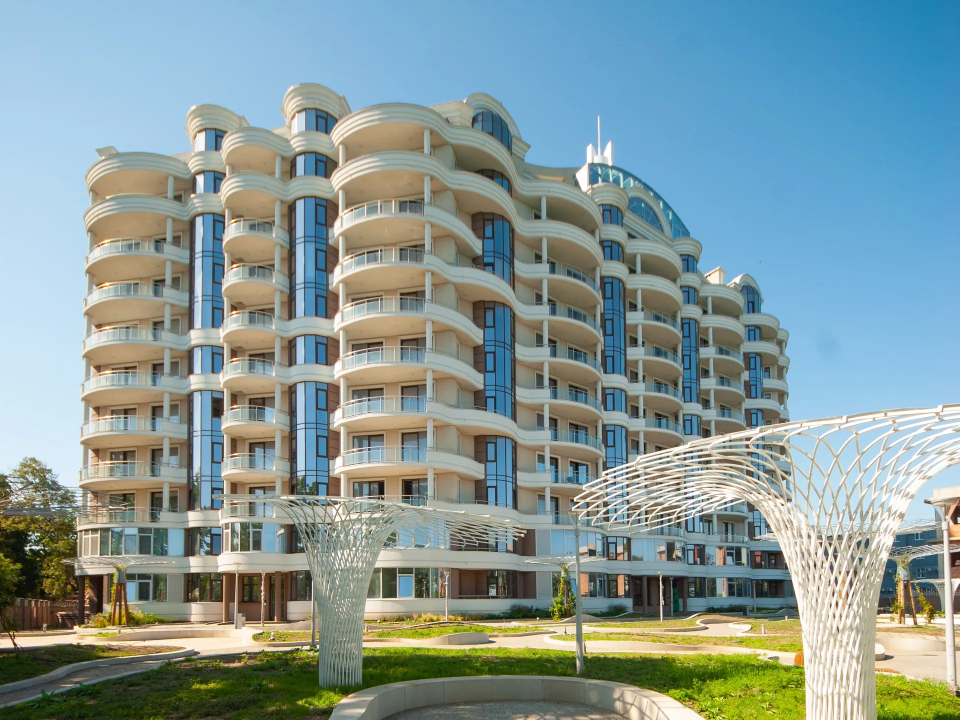
#> input picture assets/img/fb29/aerial-1920.webp, 1920 x 1440 px, given in place of dbdfe3_c2c983369a8b44199434b38269e9b3de~mv2.jpg, which was not available (shown at 1/2 size)
$ python build_wix_assets.py ../assets/img/fb29
#> lines starting #> are read from the running program, lines starting #| are printed output that depends on the picture
#!/usr/bin/env python3
"""Готує зображення з двох Wix-лендингів замовника для сторінок ФБ29 і ФБ29Б.

Джерела (медіа завантажено з static.wixstatic.com у /tmp/zars-wix/media):
  https://marketing89613.wixsite.com/website-1       — ФБ29Б
  https://marketing89613.wixsite.com/penthouse_fb29  — ФБ29, пентхаус

Результат: assets/wix/<проєкт>/<ім'я>-<ширина>.webp + assets/wix/manifest.json
(ширини, пропорція, походження). Плани квартир — одна-дві ширини, без втрат якості.

  python3 tools/build_wix_assets.py [теку_з_медіа]
"""
import json, os, sys
from PIL import Image, ImageOps

Image.MAX_IMAGE_PIXELS = None
SRC = sys.argv[1] if len(sys.argv) > 1 else '/tmp/zars-wix/media'
ROOT = os.path.dirname(os.path.dirname(os.path.abspath(__file__)))
OUT = os.path.join(ROOT, 'assets', 'wix')

W1 = 'https://marketing89613.wixsite.com/website-1'
W2 = 'https://marketing89613.wixsite.com/penthouse_fb29'

PHOTOS = [
    # (проєкт, ім'я, wix id, лендинг)
    ('fb29b', 'view-sea',   'dbdfe3_c2c983369a8b44199434b38269e9b3de~mv2.jpg', W1),
    ('fb29b', 'tower',      'dbdfe3_4b7bbdca5b6f46c992f8e2b80126a295~mv2.jpg', W1),
    ('fb29b', 'terrace',    'dbdfe3_7366f0a6b858407ca04ec92e998235ee~mv2.jpg', W1),
    ('fb29b', 'yard',       'dbdfe3_0043c44898dc420ca4c34f2f63160a5b~mv2.jpg', W1),
    ('fb29b', 'parking',    '3cf61b_e55a583ab11146cfb10d1d3426146018~mv2.webp', W1),
    ('fb29b', 'lane',       'dbdfe3_005a9e3e2617447e8d708b804aaf0e72~mv2.jpg', W1),
    ('fb29b', 'courtyard',  'dbdfe3_1621d088f70e4f7f9c08ceac08ebafae~mv2.jpg', W1),
    ('fb29b', 'tower-park', 'dbdfe3_b506650edd774ebd95877c94c136e620~mv2.jpg', W1),
    ('fb29b', 'street',     'dbdfe3_ba1fe23a35ab49849c9fb1f880609e26~mv2.jpg', W1),
    ('fb29b', 'build-1',    'dbdfe3_ebba2d0b6d6b4694aeab0a2b91ef277f~mv2.jpg', W1),
    ('fb29b', 'build-2',    'dbdfe3_7de4fd6b24de455cb9e893b2bc3fd96f~mv2.jpg', W1),
    ('fb29b', 'build-3',    'dbdfe3_5d914b9fe10342e39d985212d8f75162~mv2.jpg', W1),
    ('fb29b', 'build-4',    'dbdfe3_3bf2dc763e1b460db6af9d029610d9c7~mv2.jpg', W1),
    ('zars',  'office',     '3cf61b_3994e954fde641a1a93a00950acaa72e~mv2.webp', W1),
    ('fb29',  'path',       '18e4f2_8414f8147ba645d99e746ee2ab047820~mv2.jpg', W2),
    ('fb29',  'rise',       '18e4f2_dab4fef0baeb44959536bdf073843676~mv2.jpg', W2),
    ('fb29',  'tower-green','18e4f2_dfa483581da340949a65426f2b54e6d0~mv2.jpg', W2),
    ('fb29',  'autumn',     '18e4f2_61571b7a9aa34a4b90a18498f661236e~mv2.jpg', W2),
    ('fb29',  'garden',     '18e4f2_fda35ed91a684b769888f16afbf4dac9~mv2.png', W2),
    ('fb29',  'lobby',      '18e4f2_bf7eb4f325ca48619621e2bcc8db9db4~mv2.jpg', W2),
    ('fb29',  'parking',    '18e4f2_150669bcdd7540dba57bbe9f09b593eb~mv2.jpg', W2),
    ('fb29',  'sea',        '18e4f2_e729173819aa4793b12ed2c13bc70be4~mv2.jpg', W2),
    ('fb29',  'dusk',       '18e4f2_6c2c967b17f7420f855fa493102e6ba3~mv2.jpg', W2),
    # інший будинок ЗАРС (не ФБ29) — лише для сторінки девелопера
    ('zars',  'house-arches','18e4f2_d34a599db8934127850436d781a9e595~mv2.jpg', W2),
]
PLANS = [
    ('fb29b', 'plan-3k-131', 'dbdfe3_79416a3ed6d44647a01027e02590d9fb~mv2.png', W1),
    ('fb29b', 'plan-3k-119', 'dbdfe3_ab095dd6f57441d8971946911694ce1d~mv2.png', W1),
    ('fb29b', 'plan-1k-54',  'dbdfe3_0dde9967bada42ebbecfae36be2165e7~mv2.png', W1),
    ('fb29b', 'plan-ph-208', 'dbdfe3_e03125af313c4a1eb36df21c65283802~mv2.png', W1),
    ('fb29',  'plan-164-a',  'dbdfe3_cdad5bec0c424ae8a6462459041684fc~mv2.jpg', W2),
    ('fb29',  'plan-164-b',  'dbdfe3_4fee9a30105240f48905dd43b17b5eaa~mv2.jpg', W2),
]


def save(im, path, **kw):
    os.makedirs(os.path.dirname(path), exist_ok=True)
    im.save(path, 'WEBP', method=6, **kw)


def main():
    manifest = {}
    for proj, name, wid, page in PHOTOS:
        im = ImageOps.exif_transpose(Image.open(os.path.join(SRC, wid))).convert('RGB')
#> im is the input picture: PIL image 1920x1440 RGB; mean R, G, B 133.4, 153.4, 152.9
        widths = [w for w in (960, 1600, 2400) if w < im.width] + ([] if im.width >= 2400 else [im.width])
#> widths = [960, 1600, 1920]
        widths = sorted(set(min(w, im.width) for w in widths))
        for w in widths:
            save(im.resize((w, round(im.height * w / im.width)), Image.LANCZOS),
                 os.path.join(OUT, proj, f'{name}-{w}.webp'), quality=80)
#> this loop made 3 passes
#> pass 1, in save, `im.save(path, 'WEBP', method=6, **kw)`:
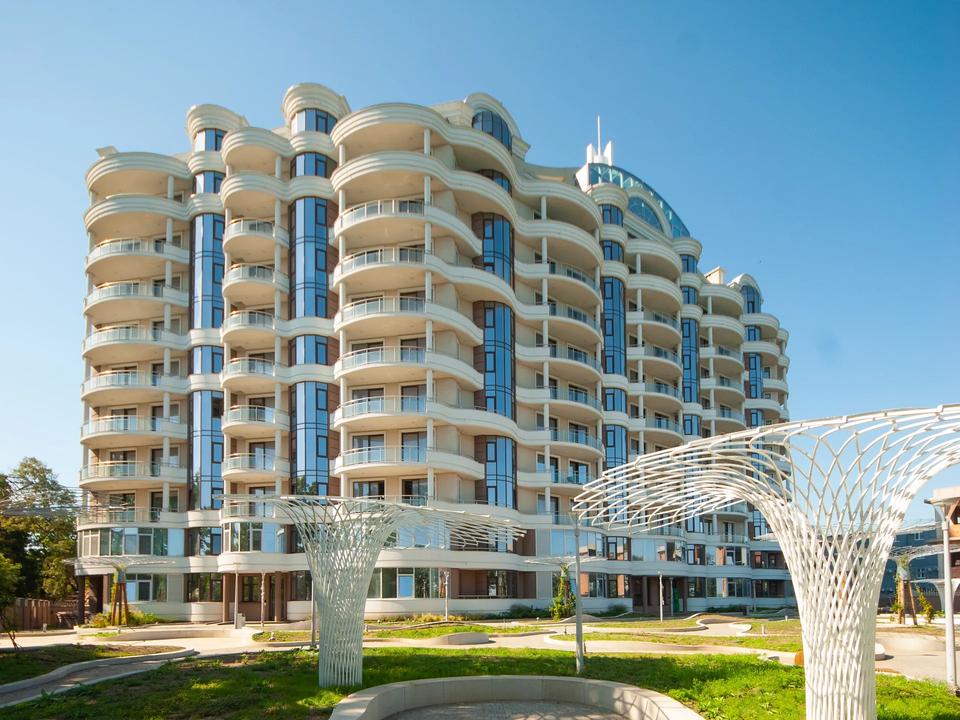
#> saved as view-sea-960.webp: PIL image 960x720 RGB; mean R, G, B 133.4, 153.4, 153
        manifest[f'{proj}/{name}'] = {'widths': widths, 'ratio': round(im.width / im.height, 4),
                                      'source': f'{page} · static.wixstatic.com/media/{wid}'}
#> pass 2 of the loop in main, `for proj, name, wid, page in PHOTOS:`:
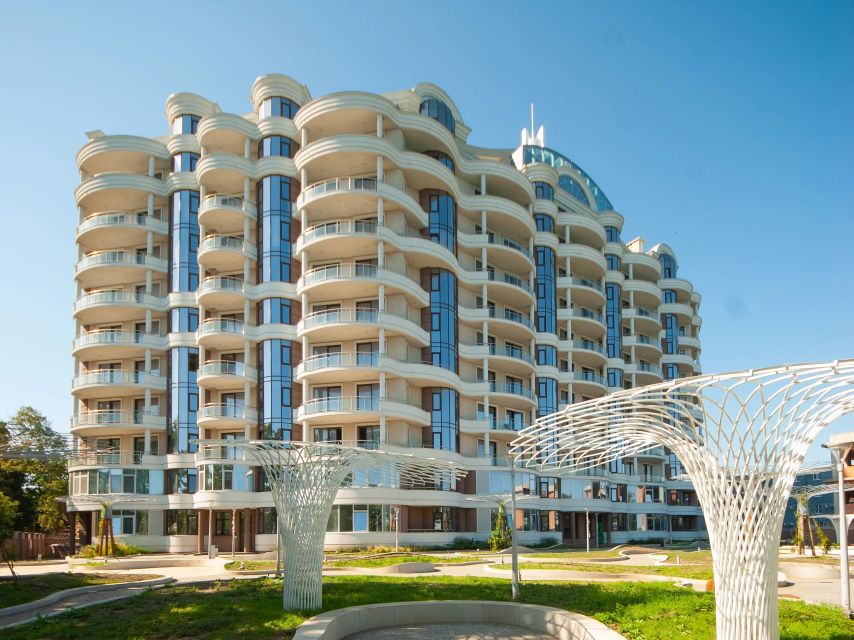
#> input picture assets/img/fb29/aerial-2560.webp, 2560 x 1920 px, given in place of dbdfe3_4b7bbdca5b6f46c992f8e2b80126a295~mv2.jpg, which was not available (shown at 1/3 size)
#> in main, im is the input picture: PIL image 2560x1920 RGB; mean R, G, B 133.4, 153.4, 152.9
#> the loop in main, `for w in widths:` made 3 passes
#> pass 1, in save (call 4), `im.save(path, 'WEBP', method=6, **kw)`:
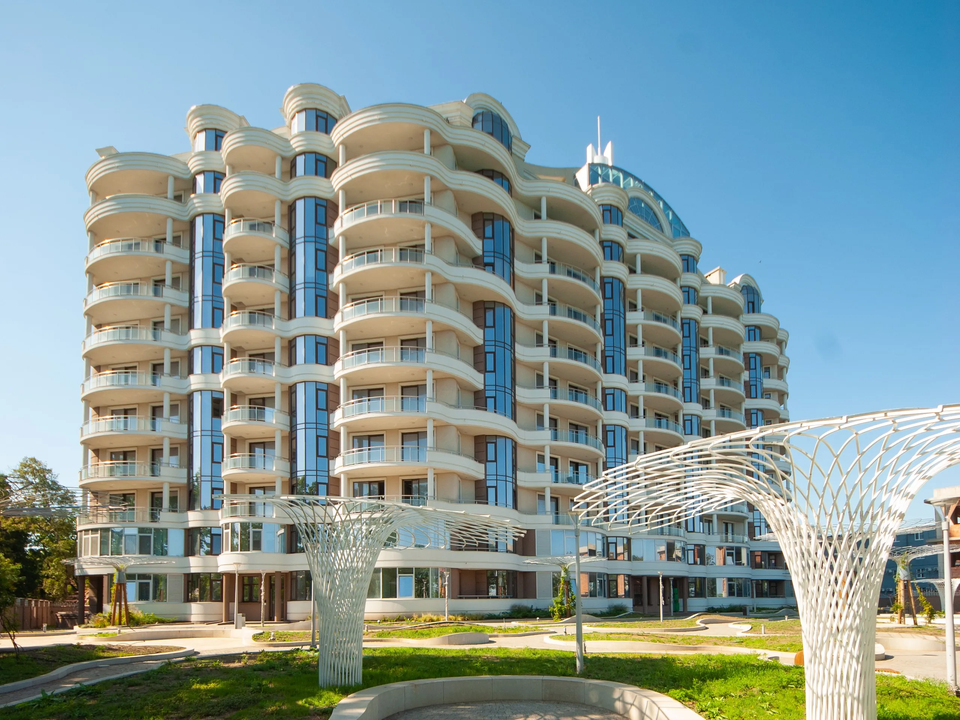
#> saved as tower-960.webp: PIL image 960x720 RGB; mean R, G, B 133.4, 153.4, 152.9
    for proj, name, wid, page in PLANS:
        im = Image.open(os.path.join(SRC, wid)).convert('RGB')
        # обрізати білі поля навколо креслення
        bbox = ImageOps.invert(im.convert('L')).point(lambda v: 255 if v > 18 else 0).getbbox()
        if bbox:
            pad = 24
            im = im.crop((max(0, bbox[0] - pad), max(0, bbox[1] - pad),
                          min(im.width, bbox[2] + pad), min(im.height, bbox[3] + pad)))
        widths = sorted(set(min(w, im.width) for w in (1200, 2400)))
        for w in widths:
            save(im.resize((w, round(im.height * w / im.width)), Image.LANCZOS),
                 os.path.join(OUT, proj, f'{name}-{w}.webp'), quality=92)
        manifest[f'{proj}/{name}'] = {'widths': widths, 'ratio': round(im.width / im.height, 4),
                                      'source': f'{page} · static.wixstatic.com/media/{wid}'}
    with open(os.path.join(OUT, 'manifest.json'), 'w') as f:
        json.dump(manifest, f, ensure_ascii=False, indent=1)
    for k, v in manifest.items():
        print(k, v['widths'], v['ratio'])


if __name__ == '__main__':
#> (the run stopped early here; a loop or call above may not have finished)
